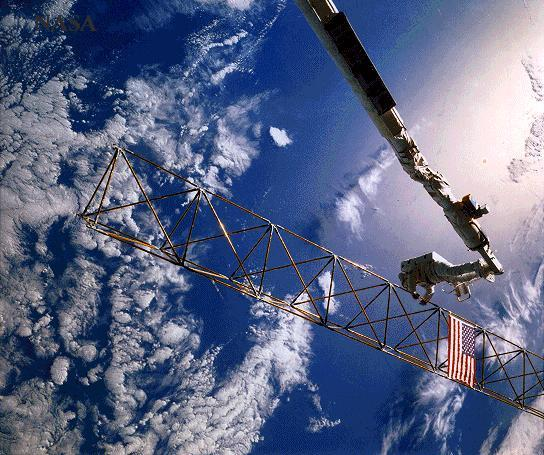
//> input picture Digital Image Processing/boyer.2/astronaut.jpg, 544 x 455 px
$ ./P6 astronaut.jpg   (built with g++ and OpenCV 4)
//> lines starting //> are read from the running program, lines starting //| are printed output that depends on the picture
### Digital Image Processing/boyer.3/utilities.h
#ifndef UTILITIES_H
#define UTILITIES_h

#include <iostream>
#include <opencv2/core/core.hpp>
#include <opencv2/opencv.hpp>
#include <opencv2/highgui/highgui.hpp>
#include <opencv2/imgproc/imgproc.hpp>
#include <stdlib.h>

using namespace cv;
using namespace std;

//Function to display an image to a window. The function accepts the name
//of the window as the first parameter, and the image to be displayed as
//the second parameter.
void display_img(const char*, Mat);

//Get the mean value of an image's pixel intensities.
double get_img_mean(Mat);

//Change the second parameter to the grayscale image version
//of the first image.
void get_grayscale_img(Mat&, Mat&);

//Test if the Mat argument is a grayscale image.
bool is_grayscale_img(Mat&);

//Return the string equivalent of a number.
string get_string_text(int);

//Threshold the input image (Mat) using the value provided in the first
//argument.
void threshold_img(double, Mat&);

//Write the string (text) at the specified Point to the image.
void write_text(Mat&, string, Point&);

//Verify if a ROI specified on the command line is a valid region
//in the image; arguments are the (x, y) coordinate and width and height
int verify_ROI(int, int, int, int, Mat);

//Compute the histogram of an image
void compute_histogram(int (&)[256], Mat&);

//Compute the normalized histogram of an image, given its
//histogram.
void compute_normalized_histogram(int (&)[256], double (&)[256], Mat&,
  int = -1);

//Compute the cumulative distribution function (CDF) of an image,
//given the image's normalized histogram.
void compute_equalized_histogram(double (&)[256], double (&)[256], Mat&);

//Apply histogram equalization to the entire image
//(when Rect = Rect(-1, -1, -1, -1)) OR to a specific region in the image
//(when Rect is initialized with non-negative values), given the
//image's cumulative distribution function and the image itself.
void histogram_equalize(double (&)[256], Mat&,
  Rect = Rect(-1, -1, -1, -1));

//Subtract the an image with histogram equalization applied from
//the same image (before histogram equalization) and store the result
//in a new image; apply this to the entire image OR to a specific area
//given the (x, y) and width and height of the region
void histogram_equalized_subtract(Mat&, Mat&, Mat&, int = 0, int = 0,
  int = 0, int = 0);

#endif

### Digital Image Processing/boyer.2/utilities.h
#ifndef UTILITIES_H
#define UTILITIES_H

#include <iostream>
#include <opencv2/opencv.hpp>
#include <opencv2/core/core.hpp>
#include <opencv2/imgproc/imgproc.hpp>
#include <opencv2/highgui/highgui.hpp>
#include <cmath>

using namespace cv;
using namespace std;

//Function to display an image to a window. The function accepts the
//name of the window as the first parameter, and the image to be
//displayed as the second parameter.
void display_img(const char* WINDOW_NAME, Mat img)
{
  //Create the window.
  namedWindow(WINDOW_NAME);

  //Display the image in the created window.
  imshow(WINDOW_NAME, img);
}

//Function to compute the average distance between corresponding
//pixel intensity levels of two images. It accepts to images
//as parameters.
// [45 lines left out: function compute_avg_distance, not called in this run]

#endif

### Digital Image Processing/boyer.2/P6.cpp
#include <iostream>
#include <opencv2/core/core.hpp>
#include <opencv2/opencv.hpp>
#include <opencv2/imgproc/imgproc.hpp>
#include <opencv2/highgui/highgui.hpp>
#include "utilities.h"

using namespace std;
using namespace cv;

//Prototypes for flip, flop functions.
void flip(const Mat&, Mat&);
void flop(const Mat&, Mat&);

//The name of the window to display the input image.
const char *DISPLAY = "Input Image";

//The name of the window to display the flipped input image.
const char *FLIP = "Flipped Image";

//The name of the window to display the flopped input image.
const char *FLOP = "Flopped Image";

int main(int argc, char *argv[])
{
  if (argc == 1)
  {
    //If the user only provided the program name (no input image),
    //terminate the program.
    cout << "Usage: " << argv[0] << " [image]\n";
    return -1;
  }

  //Get the input image from the user.
  Mat img = imread(argv[1]);
//> img is the input picture: 455 rows x 544 cols, CV_8UC3; mean B, G, R 133.3, 101.4, 91

  //If img.empty() returns true, then the image is invalid or does
  //not exist.
  if (img.empty())
  {
    cout << "Unable to open picture file " << argv[1] << "\n";
    return -1;
  }

  //If the input image is a color image, convert it to grayscale.
  //If the number of channels is 3, it is an RGB image.
  //Declare the image that will be used as a grayscale version of the
  //input image.
  Mat grayscale_img;

  if (img.channels() != 1)
    cvtColor(img, grayscale_img, CV_BGR2GRAY);
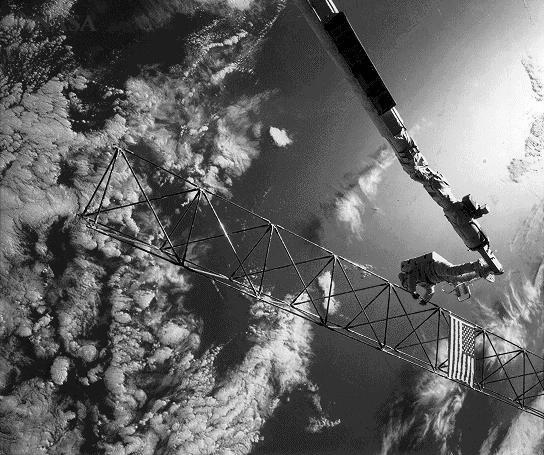
//> grayscale_img: 455 rows x 544 cols, CV_8UC1; min 0, max 255, mean 101.9
  else
    grayscale_img = img;

  //Get the width and height of the input image.
  int img_width = img.size().width;
//> img_width = 544
  int img_height = img.size().height;
//> img_height = 455

  //Create the flipped image and flopped image.
  Mat flip_img = Mat(img_height, img_width, CV_8UC1);
  Mat flop_img = Mat(img_height, img_width, CV_8UC1);

  //Get the 'flipped' input image.
  flip(grayscale_img, flip_img);

  //Get the 'flopped' input image.
  flop(grayscale_img, flop_img);

  //Display the flipped image.
  display_img(FLIP, flip_img);

  //Display the flopped image.
  display_img(FLOP, flop_img);

  //Display the original image.
  display_img(DISPLAY, grayscale_img);

  waitKey(0);

  return 0;
}

//Function to flip an image. The output image will be the input image
//rotated upside down about the horizontal axis.
void flip(const Mat &input, Mat &output)
{
  //Get the height of the input image.
  int height = input.size().height;
//> height = 455

  for (int rows = 0; rows < input.rows; rows++)
  {
    for (int columns = 0; columns < input.cols; columns++)
    {
      //For each (x, y) pixel of the input image, the corresponding
      //location in the output image will be (x, height - 1 - y), in order
      //to swap the first and last rows.
      int y_coordinate = (height - 1 - rows);

      //Set the pixel of the output image at (x, height - 1 - y) to the
      //pixel value at (x, y) of the input image.
      output.at<uchar>(y_coordinate, columns) = input.at<uchar>(rows, columns);
    }
  }
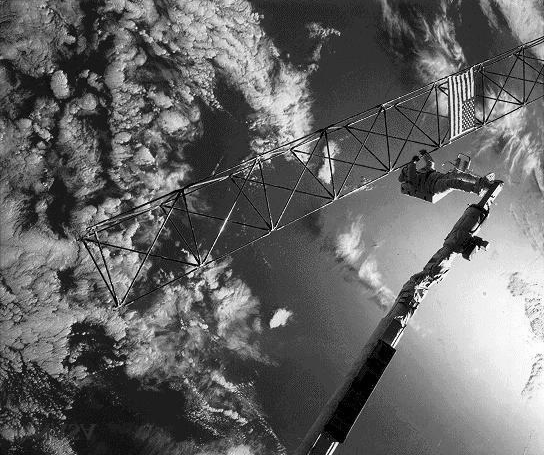
//> output: 455 rows x 544 cols, CV_8UC1; min 0, max 255, mean 101.9
}

//Function to flop an image. The output image will be the right-to-left
//mirror version of the input image about the vertical axis.
void flop(const Mat &input, Mat &output)
{
  //Get the width of the input image.
  int width = input.size().width;
//> width = 544

  for (int rows = 0; rows < input.rows; rows++)
  {
    for (int columns = 0; columns < input.cols; columns++)
    {
      //For each (x, y) pixel in the input image, the corresponding location
      //in the output image will be (width - 1 - x, y), in order to swap
      //the first and last columns.
      int x_coordinate = (width - 1 - columns);

      //Set the pixel of the output image at (width - 1 - x, y) to the pixel
      //value at (x, y) of the input image.
      output.at<uchar>(rows, x_coordinate) = input.at<uchar>(rows, columns);
    }
  }
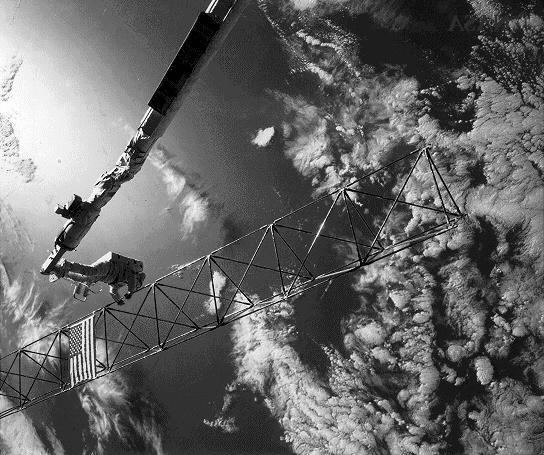
//> output: 455 rows x 544 cols, CV_8UC1; min 0, max 255, mean 101.9
}
